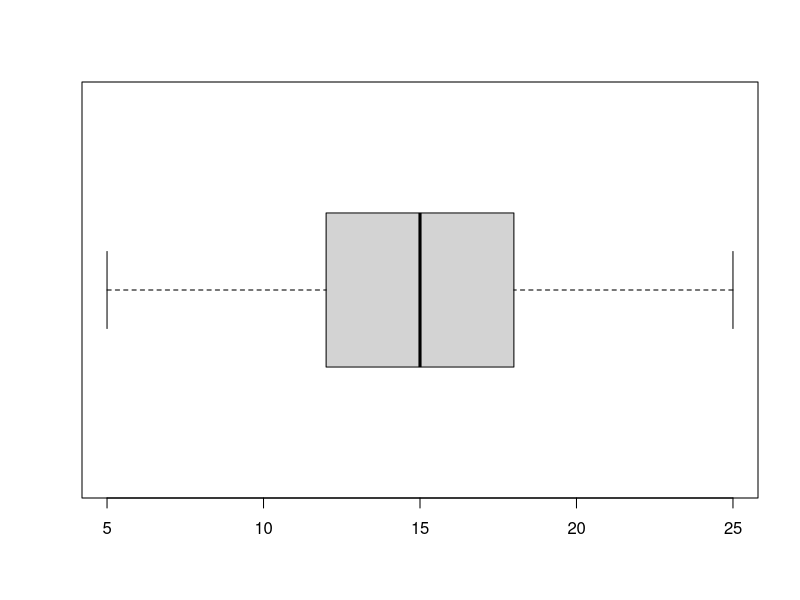

Write the R code that produced this figure.
## ---- chunk 1
## DATA GENERATION
x <- c(5, 12, 15, 18, 25)  
## QUESTION/ANSWER GENERATION
## ---- chunk 2
boxplot(x, horizontal = T)
